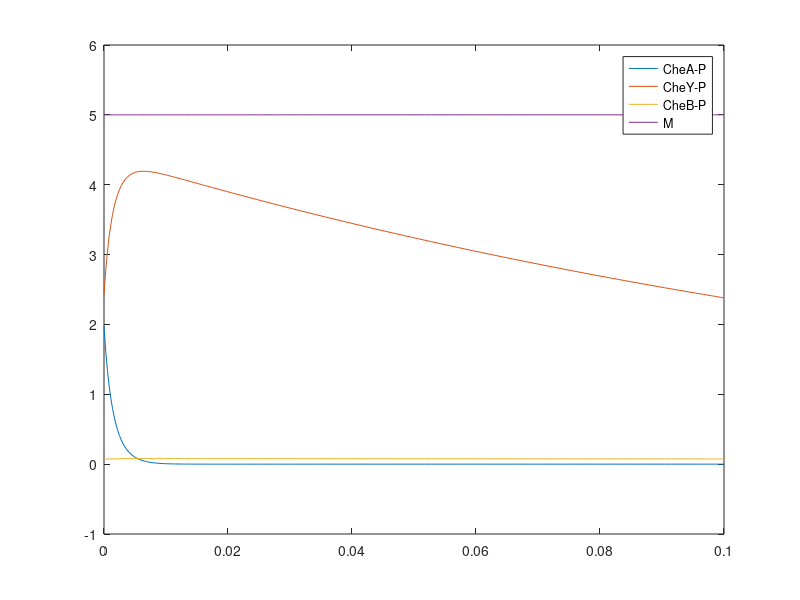

The MATLAB script that drew this image:
clear
clc, clf

%kinetic constants
k1=34; %CheA autophosphorylation
k2=100; %phosphotransfer to CheY 
k3=15; %phosphotransfer to CheB
k4=1.6; %CheY-P deposphorylation by CheZ
k5=0.7; %Dephosphorylation of CheB-P
k6=0.085; %Dephosphorylation of CheY-P
gR=0.0375; %Methylation by CheR
gB=3.14; %Demethylation by CheB-P

N=18; %Number of (Tar) receptors

L=0.75; %Ligand concentration

%Receptor constants
Kaon=0.5; %Dissociation constant of active (Tar) receptor
Kaoff=0.02; %Dissociation constant of inactive (Tar) receptor

%Total concentration (micromolar)
At=7.9;
Yt=9.7;
Bt=0.28;
Rt=0.16;
Zt=3.8;

%Initial values (arbitrary)
q=0.25; %experimental ratio
Ap0=q*At;
Yp0=q*Yt;
Bp0=q*Bt;
m0=5;
Y0=[Ap0;Yp0;Bp0;m0];
tspan=[0 0.1];

%System of ODE:s
odesystem=@(t,y)[(1/(1+exp(N*(1-y(4)/2+log((1+L/Kaoff)/(1+L/Kaon))))))*k1*(At-y(1))-k2*y(1)*(Yt-y(2))-k3*y(1)*(Bt-y(3));
    k2*y(1)*(Yt-y(2))-k4*y(2)*Zt-k6*y(2);
    k3*y(1)*(Bt-y(3))-k5*y(3);
    gR*Rt*(1-(1/(1+exp(N*(1-y(4)/2+log((1+L/Kaoff)/(1+L/Kaon)))))))-gB*y(3)^2*(1/(1+exp(N*(1-y(4)/2+log((1+L/Kaoff)/(1+L/Kaon))))))];

[t,y]=ode45(odesystem,tspan,Y0);
plot(t,y)
legend('CheA-P','CheY-P','CheB-P','M')
    